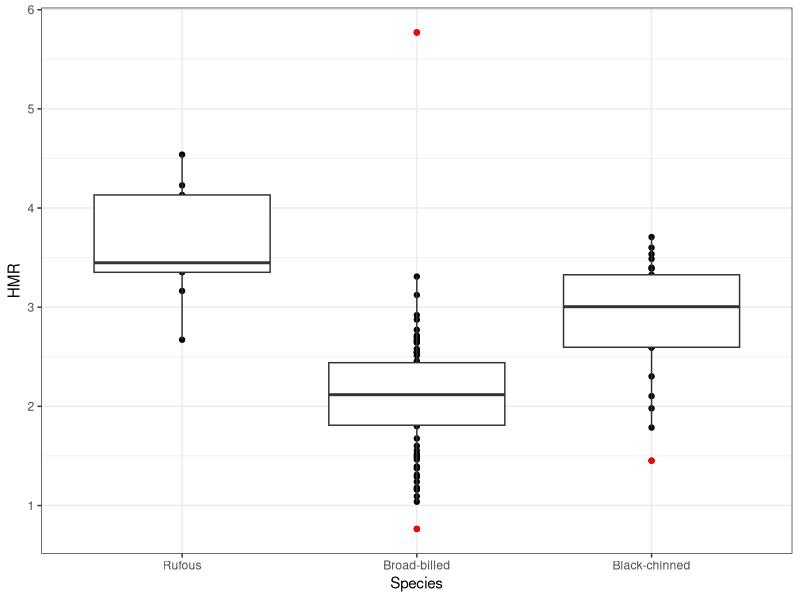
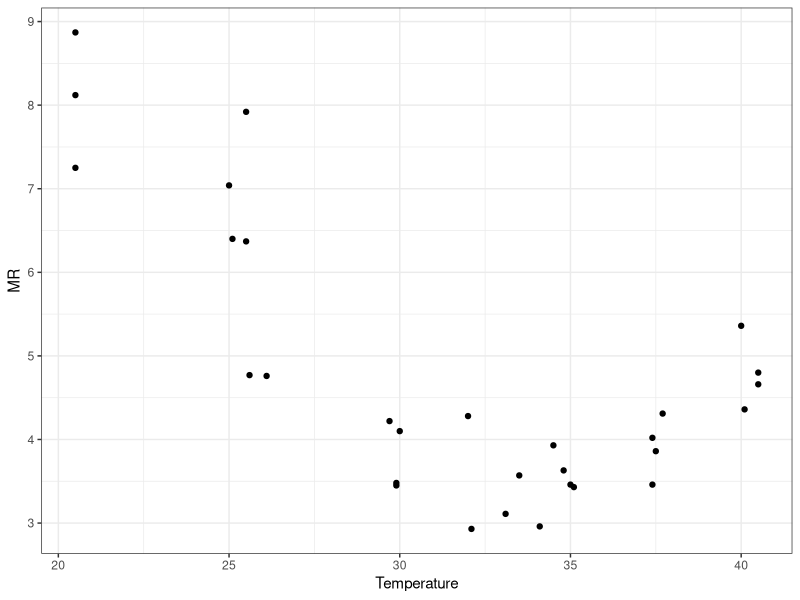
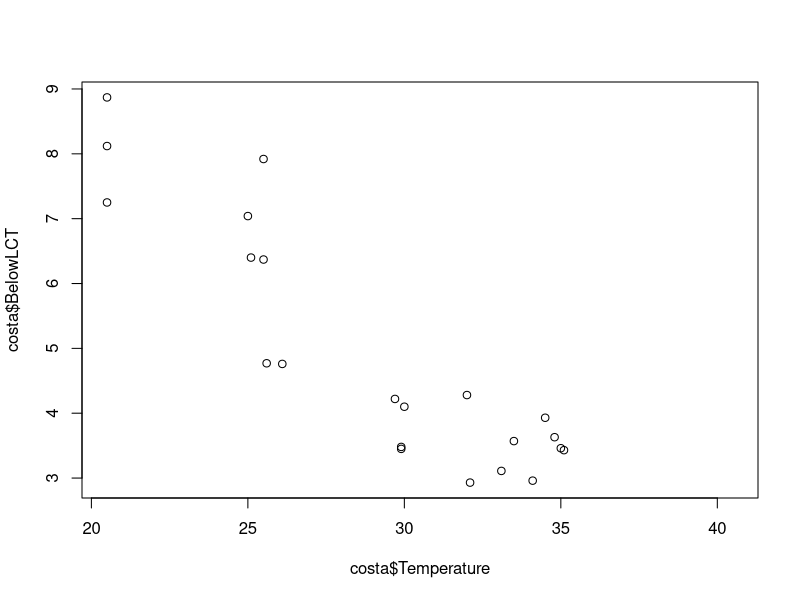
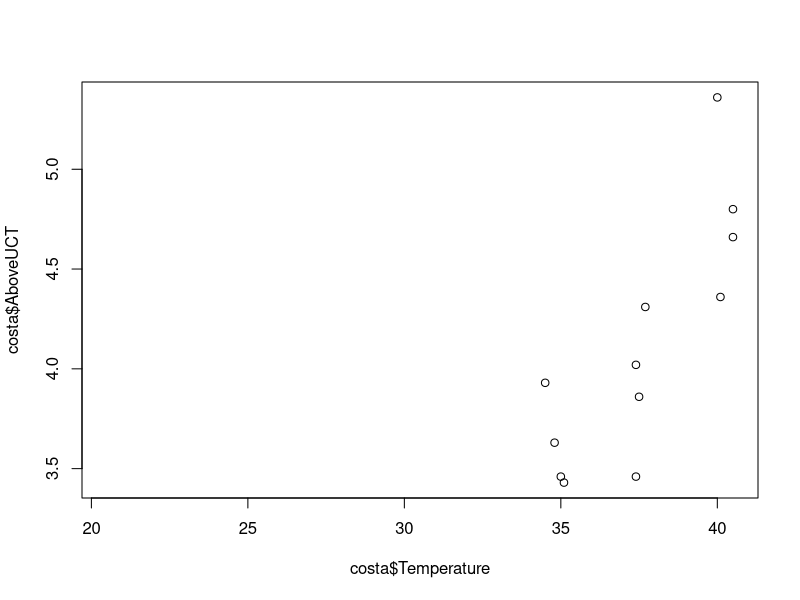
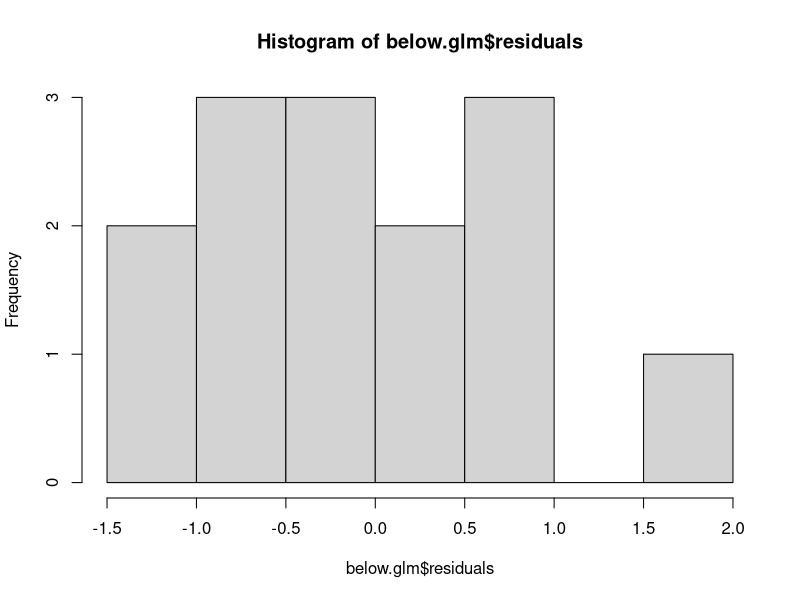

Write the R code that produced these figures, in order.
library(reshape)
library(ggplot2)

setwd("C://Users//ANUSHA//Dropbox//Anusha_personal//Thesis_proposal//R_csv//AZ")

costa <- read.csv("Costa1986_Don.csv")
costaVO2 <- read.csv("Costa1986_DonVO2.csv")
bblh <- read.csv("BroadBill.csv")
hmr <- read.csv("HMR_AZ_11_20.csv")
names(hmr) <- c("Rufous", "Broad-billed", "Black-chinned")

m.hmr <- melt(hmr, na.rm = T)
names(m.hmr) <- c("Species", "HMR")

## HMR
hmr.bblh <- m.hmr$HMR[m.hmr$Species=="Broad-billed"]
q.hmr <- quantile(hmr.bblh,probs=seq(0.33,1))
mean(hmr.bblh[hmr.bblh>q.hmr])

## Below LCT for broadbills
lm.below <- lm(bblh$Normothermic~bblh$TempC)

## Below LCT and above UCT for Costas
below <- costa[costa$Temperature<=32,]
lm.belowcosta <- lm(below$BelowLCT~below$Temperature)
lm.abovecosta <- lm(costaVO2$AboveVO2~costaVO2$Temperature)

lm.aboveCosta_pergram <- lm(costa$AboveUCT~costa$Temperature)

## BMR calculated from extrapolating BBLH summer 2012 data down to presumed LCT of 32&deg;C
bmrBBLH <- 0.23846
yinterceptBBLH <- (lm.abovecosta$coefficients[2]*35)-bmrBBLH

yinterceptBBLH <- (0.0144*35)-bmrBBLH

## hmr unscaled by body mass
hmr_comparison <- ggplot(m.hmr, aes(x=Species, y=HMR)) + geom_point() + 
  geom_boxplot(outlier.colour="red") + theme_bw()
hmr_comparison

## Plot temperatures
ggplot(costa, aes(Temperature, MR)) + geom_point() + theme_bw()
plot(costa$BelowLCT~costa$Temperature)
plot(costa$AboveUCT~costa$Temperature)

## Fitting a glm
below.glm <- glm(below$BelowLCT~below$Temperature)
hist(below.glm$residuals)
